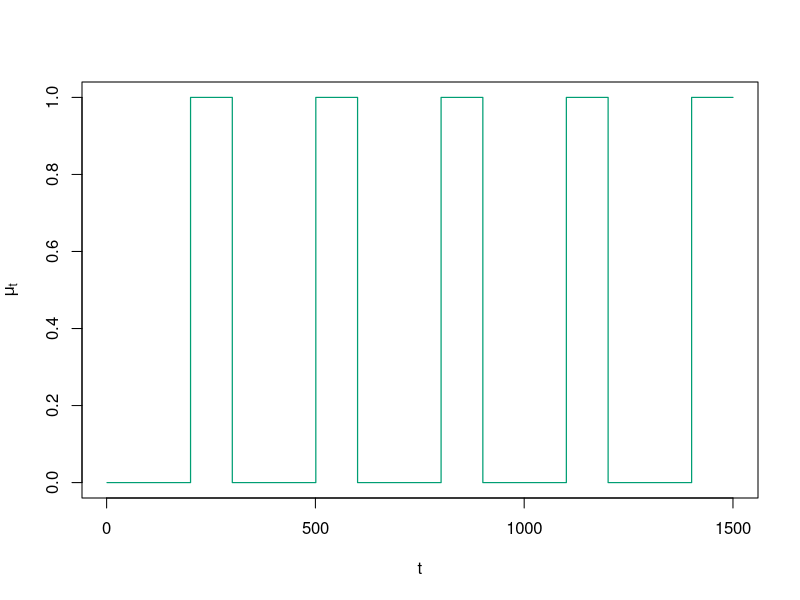
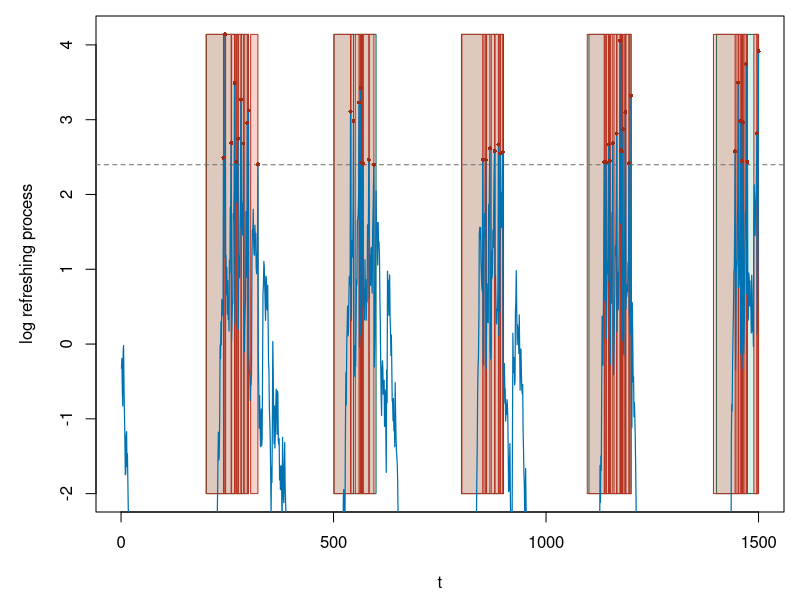
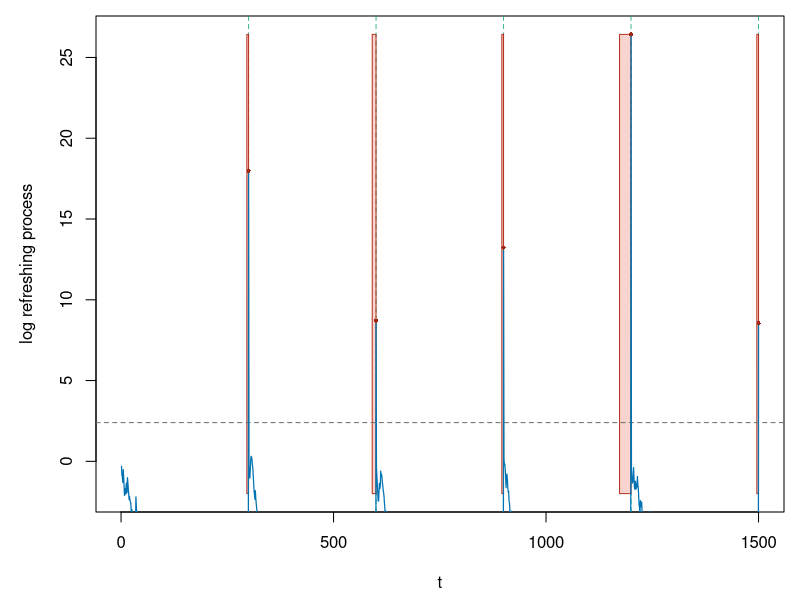

Recreate these plots in R, in order. (Note: this script raises an error after producing the figures.)
## Section 5.1: independent normal simulations.

args <- commandArgs(trailingOnly = FALSE)
script_arg <- args[grepl("^--file=", args)]
root <- dirname(normalizePath(sub("^--file=", "", script_arg[[1]])))
out_dir <- file.path(root, "results")
dir.create(out_dir, recursive = TRUE, showWarnings = FALSE)

T_horizon <- 1500L
lambda <- 0.5
gamma <- 11
n_rep <- 1000L
t_index <- seq_len(T_horizon)

localized_blocks <- function(refreshed) {
  rejection_times <- which(refreshed >= gamma)
  if (!length(rejection_times)) {
    return(data.frame(start = integer(), end = integer()))
  }
  block_start <- 1L
  answer <- vector("list", length(rejection_times))
  for (j in seq_along(rejection_times)) {
    tau <- rejection_times[j]
    block_path <- c(1, refreshed[block_start:tau])
    last_minimum <- max(which(block_path == min(block_path)))
    sigma <- if (last_minimum == 1L) block_start else block_start + last_minimum - 1L
    answer[[j]] <- data.frame(start = sigma, end = tau)
    block_start <- tau + 1L
  }
  do.call(rbind, answer)
}

run_path <- function(mu) {
  x <- rnorm(length(mu), mu, 1)
  e_value <- exp(x - 0.5)
  factor <- 1 - lambda + lambda * e_value
  original <- cumprod(factor)
  refreshed <- numeric(length(mu))
  for (t in seq_along(mu)) {
    refreshed[t] <- if (t == 1L || refreshed[t - 1L] >= gamma) {
      factor[t]
    } else {
      refreshed[t - 1L] * factor[t]
    }
  }
  list(x = x, e_value = e_value, original = original,
       refreshed = refreshed, blocks = localized_blocks(refreshed))
}

path_metrics <- function(path, alternative) {
  covered <- rep(FALSE, length(alternative))
  interval_true <- logical(nrow(path$blocks))
  if (nrow(path$blocks)) {
    for (j in seq_len(nrow(path$blocks))) {
      covered[path$blocks$start[j]:path$blocks$end[j]] <- TRUE
      interval_true[j] <- any(alternative[path$blocks$start[j]:path$blocks$end[j]])
    }
  }
  true_covered <- sum(alternative & covered)
  false_covered <- sum(!alternative & covered)
  c(
    power = true_covered / max(sum(alternative), 1L),
    coverage_fdp = false_covered / max(sum(covered), 1L),
    iou = true_covered / max(sum(alternative | covered), 1L),
    localized_fdp = if (length(interval_true)) mean(!interval_true) else 0
  )
}

signal_intervals <- function(alternative) {
  runs <- rle(alternative)
  ends <- cumsum(runs$lengths)
  starts <- ends - runs$lengths + 1L
  data.frame(start = starts[runs$values], end = ends[runs$values])
}

plot_refreshing_path <- function(path, alternative, file, shocks = FALSE) {
  y <- log(path$refreshed)
  ylim <- range(c(y, log(gamma)), finite = TRUE)
  ylim[1] <- max(ylim[1], -2)
  pdf(file, width = 8, height = 4.8)
  par(mar = c(4.4, 4.8, 0.8, 0.8))
  plot(t_index, y, type = "n", xlab = "t", ylab = "log refreshing process",
       ylim = ylim)
  signals <- signal_intervals(alternative)
  if (shocks) {
    abline(v = signals$start, col = adjustcolor("#009E73", 0.75), lty = 2)
  } else {
    for (j in seq_len(nrow(signals))) {
      rect(signals$start[j], ylim[1], signals$end[j], ylim[2],
           col = adjustcolor("#009E73", 0.14), border = "#006B4F")
    }
  }
  if (nrow(path$blocks)) {
    for (j in seq_len(nrow(path$blocks))) {
      rect(path$blocks$start[j], ylim[1], path$blocks$end[j], ylim[2],
           col = adjustcolor("#E64B35", 0.24), border = "#B83220")
    }
  }
  abline(h = log(gamma), col = "gray45", lty = 2)
  lines(t_index, y, col = "#0072B2", lwd = 1.2)
  rejection_times <- which(path$refreshed >= gamma)
  points(rejection_times, y[rejection_times], pch = 16, cex = 0.55,
         col = "#9E2A16")
  dev.off()
}

alternative_recurring <- ((t_index - 1L) %% 300L) >= 200L
alternative_shocks <- t_index %% 300L == 0L
mu_recurring <- as.numeric(alternative_recurring)
mu_shocks <- 50 * as.numeric(alternative_shocks)

pdf(file.path(out_dir, "Figure6.pdf"), width = 8, height = 2.6)
plot(t_index, mu_recurring, type = "s", xlab = "t", ylab = expression(mu[t]),
     col = "#009E73", lwd = 1.2)
dev.off()

set.seed(20260811L)
representative_recurring <- run_path(mu_recurring)
plot_refreshing_path(representative_recurring, alternative_recurring,
                     file.path(out_dir, "Figure7.pdf"))

set.seed(20260806L)
representative_shocks <- run_path(mu_shocks)
plot_refreshing_path(representative_shocks, alternative_shocks,
                     file.path(out_dir, "Figure8.pdf"), shocks = TRUE)

monte_carlo <- function(mu, alternative, seed) {
  set.seed(seed)
  values <- matrix(NA_real_, nrow = n_rep, ncol = 4L)
  colnames(values) <- c("power", "coverage_fdp", "iou", "localized_fdp")
  for (i in seq_len(n_rep)) {
    values[i, ] <- path_metrics(run_path(mu), alternative)
  }
  list(mean = colMeans(values), sd = apply(values, 2, sd))
}

recurring_mc <- monte_carlo(mu_recurring, alternative_recurring, 20260901L)
shocks_mc <- monte_carlo(mu_shocks, alternative_shocks, 20260902L)

table1 <- data.frame(
  case = c("Alternating periods", "Single-point shocks"),
  power = c(recurring_mc$mean["power"], shocks_mc$mean["power"]),
  coverage_fdp = c(recurring_mc$mean["coverage_fdp"], shocks_mc$mean["coverage_fdp"]),
  iou = c(recurring_mc$mean["iou"], shocks_mc$mean["iou"]),
  localized_fdp = c(recurring_mc$mean["localized_fdp"], shocks_mc$mean["localized_fdp"]),
  n_rep = n_rep
)
write.csv(table1, file.path(out_dir, "Table1.csv"), row.names = FALSE)
print(table1)
